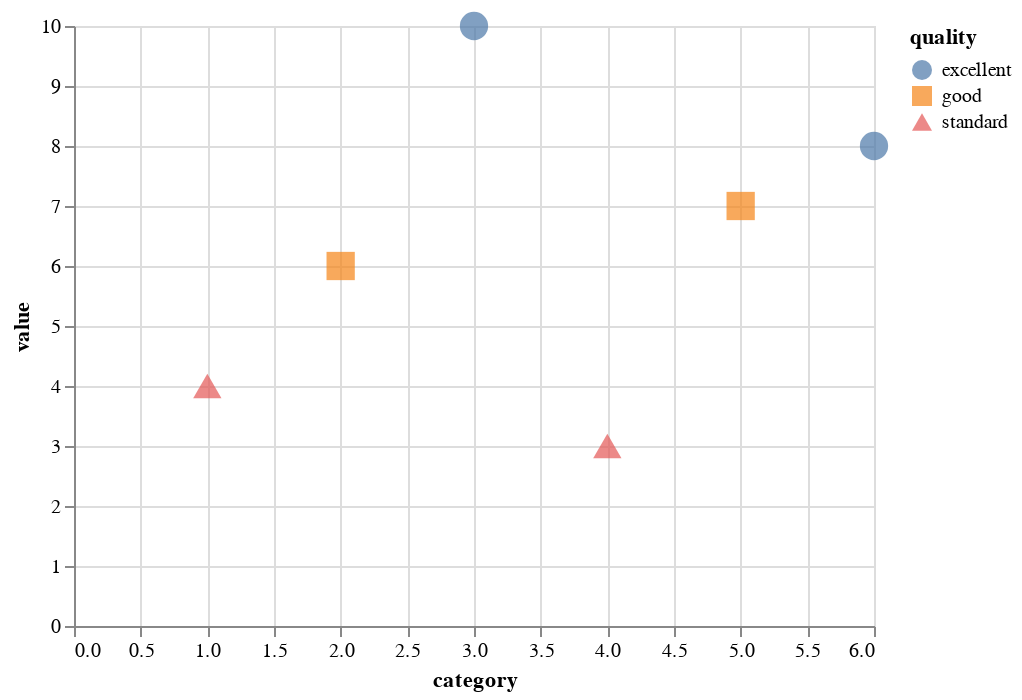

Notebook code cell kept with this figure:
### Markdown cell above
Instead of color, one can also use shape to encode data. See that different qualities are encoded as different shapes in the scatter plot.  Using shape encoding is a great choice when the number of distinct values are small (e.g. less than 6).  Shape, unfortunately, starts to become ineffective when you have a lot of distinct values.

In Altair, we can also use multiple encoding together.  For example, in the chart below we encode quality both as color and shape.

### Code cell
scatter_plot = base.encode(color="quality", 
                           shape="quality")
scatter_plot

### Figure 1 — Vega-Lite specification as saved in the notebook (floating-point values rounded to 4 significant figures)
{"config": {"view": {"continuousWidth": 400, "continuousHeight": 300}}, "data": {"name": "data-7c36766bdbdd929d88ac2881c2000dcf"}, "mark": {"type": "point", "filled": true, "size": 200}, "encoding": {"color": {"field": "quality", "type": "nominal"}, "shape": {"field": "quality", "type": "nominal"}, "x": {"field": "category", "type": "quantitative"}, "y": {"field": "value", "type": "quantitative"}}, "$schema": "https://vega.github.io/schema/vega-lite/v4.17.0.json", "datasets": {"data-7c36766bdbdd929d88ac2881c2000dcf": [{"category": 1, "value": 4, "quality": "standard"}, {"category": 2, "value": 6, "quality": "good"}, {"category": 3, "value": 10, "quality": "excellent"}, {"category": 4, "value": 3, "quality": "standard"}, {"category": 5, "value": 7, "quality": "good"}, {"category": 6, "value": 8, "quality": "excellent"}]}}
